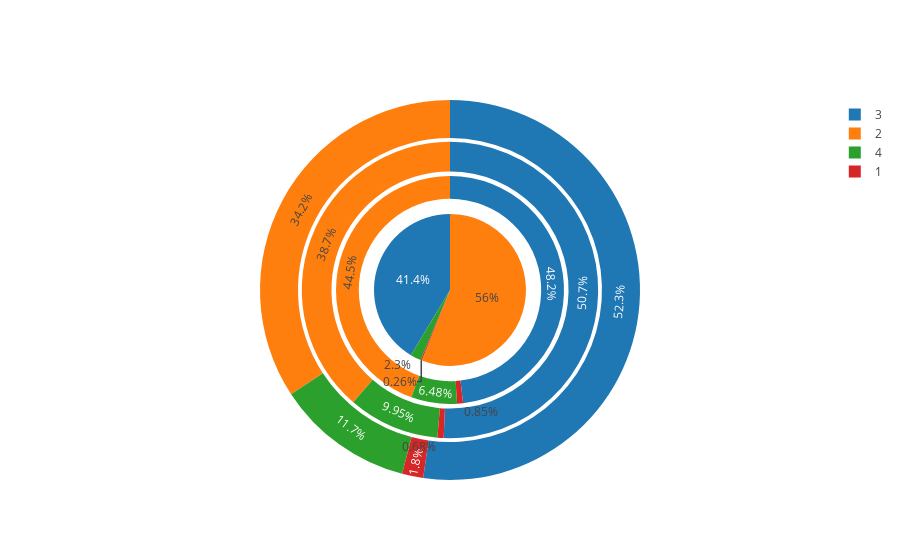

The cell this chart's notebook holds for it:
### Code cell
t1 = go.Pie(labels=[1,2,3,4], values=[1.8, 34.23, 52.25, 11.71], hole=0.8)
t2 = go.Pie(labels=[1,2,3,4], values=[0.68, 38.69, 50.68, 9.95], hole=0.8, domain={'x': [0.11, 0.89], 'y': [0.11,0.89]})
t3 = go.Pie(labels=[1,2,3,4], values=[0.85, 44.51, 48.17, 6.48], hole=0.8, domain={'x': [0.2, 0.8], 'y': [0.2,0.8]})
t4 = go.Pie(labels=[1,2,3,4], values=[0.26, 56.04, 41.40, 2.30], domain={'x': [0.3, 0.7], 'y': [0.3,0.7]})

# layout = go.Layout(
#     xaxis={'title': 'Income Group'},
#     yaxis={'title': 'Average number per household'},
#     barmode='stack'
# )


fig = go.Figure(data=[t1, t2, t3, t4])#, layout=layout)
py.iplot(fig)

### Figure 1 — Plotly figure (JSON) as saved in the notebook; plotly's stock layout.template omitted (floating-point values rounded to 4 significant figures)
{"data": [{"hole": 0.8, "labels": [1, 2, 3, 4], "type": "pie", "uid": "e49d86c0-7461-4fee-a90b-345146c4c405", "values": [1.8, 34.23, 52.25, 11.71]}, {"domain": {"x": [0.11, 0.89], "y": [0.11, 0.89]}, "hole": 0.8, "labels": [1, 2, 3, 4], "type": "pie", "uid": "1320c7d9-2444-48b9-8fb7-50bee0842b6e", "values": [0.68, 38.69, 50.68, 9.95]}, {"domain": {"x": [0.2, 0.8], "y": [0.2, 0.8]}, "hole": 0.8, "labels": [1, 2, 3, 4], "type": "pie", "uid": "bdc49ae0-aaad-43bd-b629-3dca89279e54", "values": [0.85, 44.51, 48.17, 6.48]}, {"domain": {"x": [0.3, 0.7], "y": [0.3, 0.7]}, "labels": [1, 2, 3, 4], "type": "pie", "uid": "ca08ffa6-1916-4767-bc5a-030941aa0a18", "values": [0.26, 56.04, 41.4, 2.3]}], "layout": {}}
